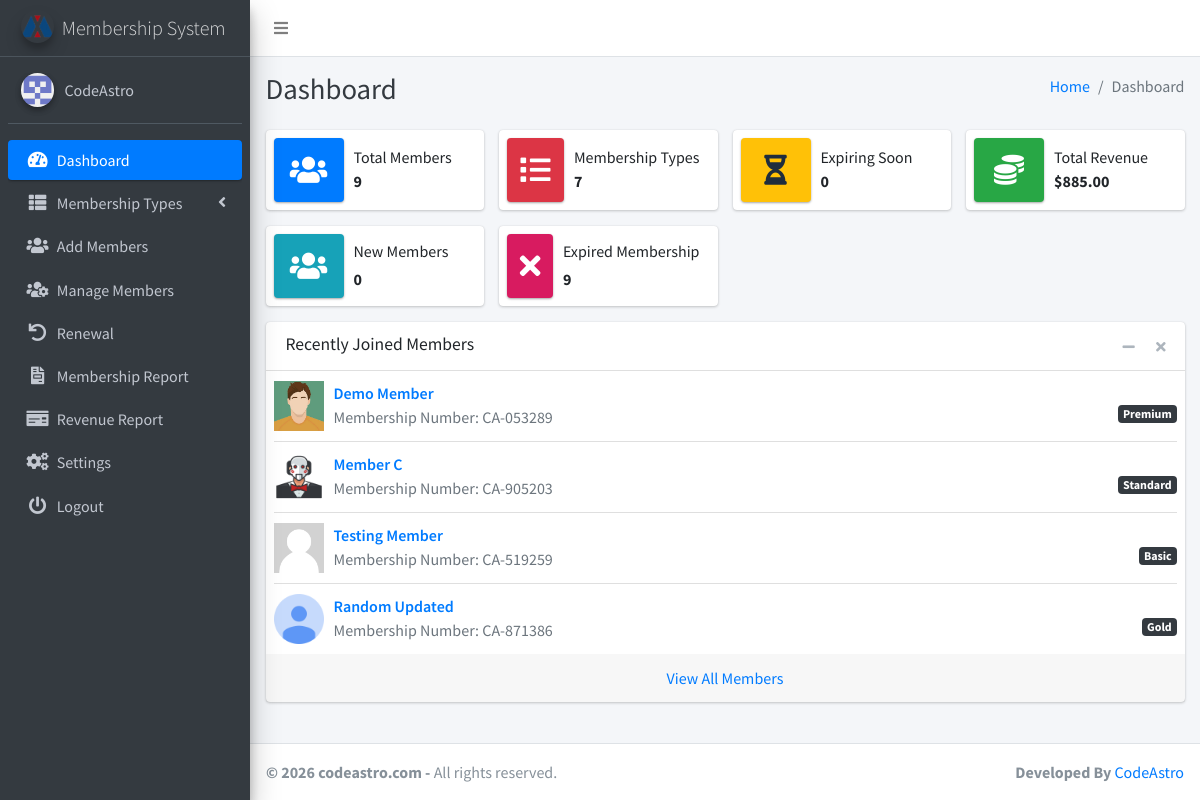
/dashboard.php (signed in), run on the app's committed database.
### tables this page shows
CREATE TABLE IF NOT EXISTS `settings` (
`id` int(11) NOT NULL,
  `system_name` varchar(255) NOT NULL,
  `logo` varchar(255) NOT NULL,
  `currency` varchar(50) NOT NULL
);

CREATE TABLE IF NOT EXISTS `members` (
`id` int(11) NOT NULL,
  `fullname` varchar(255) NOT NULL,
  `dob` date NOT NULL,
  `gender` varchar(10) NOT NULL,
  `contact_number` varchar(20) NOT NULL,
  `email` varchar(255) NOT NULL,
  `address` varchar(255) NOT NULL,
  `country` varchar(255) NOT NULL,
  `postcode` varchar(20) NOT NULL,
  `occupation` varchar(255) NOT NULL,
  `membership_type` int(11) NOT NULL,
  `membership_number` varchar(20) NOT NULL,
  `created_at` timestamp NOT NULL DEFAULT CURRENT_TIMESTAMP,
  `photo` varchar(255) NOT NULL,
  `expiry_date` date DEFAULT NULL
);

CREATE TABLE IF NOT EXISTS `membership_types` (
`id` int(11) NOT NULL,
  `type` varchar(255) NOT NULL,
  `amount` int(11) NOT NULL
);

### dashboard.php (the view, shortened to what this page needs)
<?php
include('includes/config.php');
function getTotalMembersCount()
{
    global $conn;
    $totalMembersQuery = "SELECT COUNT(*) AS totalMembers FROM members";
    $totalMembersResult = $conn->query($totalMembersQuery);
    if ($totalMembersResult->num_rows > 0) {
        $totalMembersRow = $totalMembersResult->fetch_assoc();
        return $totalMembersRow['totalMembers'];
    } else {
        return 0;
    }
}
function getTotalMembershipTypesCount()
{
    global $conn;
    $totalMembershipTypesQuery = "SELECT COUNT(*) AS totalMembershipTypes FROM membership_types";
    $totalMembershipTypesResult = $conn->query($totalMembershipTypesQuery);
    if ($totalMembershipTypesResult->num_rows > 0) {
        $totalMembershipTypesRow = $totalMembershipTypesResult->fetch_assoc();
        return $totalMembershipTypesRow['totalMembershipTypes'];
    } else {
        return 0;
    }
}
function getExpiringSoonCount()
{
    global $conn;
    $expiringSoonQuery = "SELECT COUNT(*) AS expiringSoon FROM members WHERE expiry_date BETWEEN CURDATE() AND CURDATE() + INTERVAL 7 DAY";
    $expiringSoonResult = $conn->query($expiringSoonQuery);
    if ($expiringSoonResult->num_rows > 0) {
        $expiringSoonRow = $expiringSoonResult->fetch_assoc();
        return $expiringSoonRow['expiringSoon'];
    } else {
        return 0;
    }
}
function getTotalRevenueWithCurrency()
{
    global $conn;
    $currencyQuery = "SELECT currency FROM settings LIMIT 1";
    $currencyResult = $conn->query($currencyQuery);
    if ($currencyResult->num_rows > 0) {
        $currencyRow = $currencyResult->fetch_assoc();
        $currencySymbol = $currencyRow['currency'];
    } else {
        $currencySymbol = '$';
    }
    $totalRevenueQuery = "SELECT SUM(total_amount) AS totalRevenue FROM renew";
    $totalRevenueResult = $conn->query($totalRevenueQuery);
    if ($totalRevenueResult->num_rows > 0) {
        $totalRevenueRow = $totalRevenueResult->fetch_assoc();
        $totalRevenue = $totalRevenueRow['totalRevenue'];
    } else {
        $totalRevenue = 0;
    }
    return $currencySymbol . number_format($totalRevenue, 2);
}
function getNewMembersCount() {
  global $conn;
  $twentyFourHoursAgo = time() - (24 * 60 * 60);
  $newMembersQuery = "SELECT COUNT(*) AS newMembersCount FROM members WHERE created_at >= FROM_UNIXTIME($twentyFourHoursAgo)";
  $newMembersResult = $conn->query($newMembersQuery);
  if ($newMembersResult) {
      $row = $newMembersResult->fetch_assoc();
      return $row['newMembersCount'];
  } else {
      return 0;
  }
}
function displayNewMembersCount() {
  $newMembersCount = getNewMembersCount();
  echo "<span class='info-box-number'>$newMembersCount</span>";
}
function getExpiredMembersCount() {
  global $conn;
  $expiredMembersQuery = "SELECT COUNT(*) AS expiredMembersCount FROM members WHERE (expiry_date IS NULL OR expiry_date < NOW())";
  $expiredMembersResult = $conn->query($expiredMembersQuery);
  if ($expiredMembersResult) {
      $row = $expiredMembersResult->fetch_assoc();
      return $row['expiredMembersCount'];
  } else {
      return 0;
  }
}
function displayExpiredMembersCount() {
  $expiredMembersCount = getExpiredMembersCount();
  echo "<span class='info-box-number'>$expiredMembersCount</span>";
}
?>
<?php include('includes/header.php');?>
<body class="hold-transition sidebar-mini layout-fixed layout-navbar-fixed layout-footer-fixed">
<div class="wrapper">
  <?php include('includes/nav.php');?>
 <?php include('includes/sidebar.php');?>
  <div class="content-wrapper">
  <?php include('includes/pagetitle.php');?>
    <section class="content">
      <div class="container-fluid">
        <div class="row">
          <div class="col-12 col-sm-6 col-md-3">
            <div class="info-box">
              <span class="info-box-icon bg-primary elevation-1"><i class="fas fa-users"></i></span>
              <div class="info-box-content">
                <span class="info-box-text">Total Members</span>
                <span class="info-box-number">
                <?php echo getTotalMembersCount(); ?>
                </span>
              </div>
            </div>
          </div>
          <div class="col-12 col-sm-6 col-md-3">
            <div class="info-box mb-3">
              <span class="info-box-icon bg-danger elevation-1"><i class="fas fa-list"></i></span>
              <div class="info-box-content">
                <span class="info-box-text">Membership Types</span>
                <span class="info-box-number"><?php echo getTotalMembershipTypesCount(); ?></span>
              </div>
            </div>
          </div>
          <div class="col-12 col-sm-6 col-md-3">
            <div class="info-box mb-3">
              <span class="info-box-icon bg-warning elevation-1"><i class="fas fa-hourglass-half"></i></span>
              <div class="info-box-content">
                <span class="info-box-text">Expiring Soon</span>
                <span class="info-box-number"><?php echo getExpiringSoonCount(); ?></span>
              </div>
            </div>
          </div>
          <div class="col-12 col-sm-6 col-md-3">
            <div class="info-box mb-3">
              <span class="info-box-icon bg-success elevation-1"><i class="fas fa-coins"></i></span>
              <div class="info-box-content">
                <span class="info-box-text">Total Revenue</span>
                <span class="info-box-number"><?php echo getTotalRevenueWithCurrency(); ?></span>
              </div>
            </div>
          </div>
        </div>
        <div class="row">
        <div class="col-12 col-sm-6 col-md-3">
            <div class="info-box mb-3">
              <span class="info-box-icon bg-info elevation-1"><i class="fas fa-users"></i></span>
              <div class="info-box-content">
                <span class="info-box-text">New Members</span>
                <span class="info-box-number"><?php displayNewMembersCount(); ?></span>
              </div>
            </div>
          </div>
          <div class="col-12 col-sm-6 col-md-3">
            <div class="info-box mb-3">
              <span class="info-box-icon bg-maroon elevation-1"><i class="fas fa-times"></i></span>
              <div class="info-box-content">
                <span class="info-box-text">Expired Membership</span>
                <span class="info-box-number"><?php displayExpiredMembersCount(); ?></span>
              </div>
            </div>
          </div>
        </div>
        <div class="row">
          <div class="col-md-12">
            <?php
            $recentMembersQuery = "SELECT * FROM members ORDER BY created_at DESC LIMIT 4";
            $recentMembersResult = $conn->query($recentMembersQuery);
            ?>
          <div class="card">
              <div class="card-header">
            <h3 class="card-title">Recently Joined Members</h3>
            <div class="card-tools">
            <button type="button" class="btn btn-tool" data-card-widget="collapse">
                <i class="fas fa-minus"></i>
            </button>
            <button type="button" class="btn btn-tool" data-card-widget="remove">
                <i class="fas fa-times"></i>
            </button>
        </div>
    </div>
    <div class="card-body p-0">
        <ul class="products-list product-list-in-card pl-2 pr-2">
            <?php
            while ($row = $recentMembersResult->fetch_assoc()) {
                echo '<li class="item">';
                echo '<div class="product-img">';
                  if (!empty($row['photo'])) {
                    $photoPath = 'uploads/member_photos/' . $row['photo'];
                    echo '<img src="' . $photoPath . '" alt="Member Photo" class="img-size-50">';
                } else {
                    echo '<img src="uploads/member_photos/default.jpg" alt="Default Photo" class="img-size-50">';
                }
                echo '</div>';
                echo '<div class="product-info">';
                echo '<a href="javascript:void(0)" class="product-title">' . $row['fullname'] . '</a>';
                echo '<span class="product-description">';
                echo '<span class="badge badge-dark float-right">' . getMembershipTypeName($row['membership_type']) . '</span>';
                echo 'Membership Number: ' . ($row['membership_number']);
                echo '</span>';
                echo '</div>';
                echo '</li>';
            }
            ?>
        </ul>
    </div>
    <div class="card-footer text-center">
        <a href="manage_members.php" class="uppercase">View All Members</a>
    </div>
</div>
<?php
function getMembershipTypeName($membershipTypeId)
{
    global $conn;
    $membershipTypeQuery = "SELECT type FROM membership_types WHERE id = $membershipTypeId";
    $membershipTypeResult = $conn->query($membershipTypeQuery);
    if ($membershipTypeResult->num_rows > 0) {
        $membershipTypeRow = $membershipTypeResult->fetch_assoc();
        return $membershipTypeRow['type'];
    } else {
        return 'Unknown';
    }
}
?>
          </div>
        </div>
      </div>
    </section>
  </div>
  <footer class="main-footer">
    <strong> &copy; <?php echo date('Y');?> codeastro.com</a> -</strong>
    All rights reserved.
    <div class="float-right d-none d-sm-inline-block">
      <b>Developed By</b> <a href="https://codeastro.com/">CodeAstro</a>
    </div>
  </footer>
</div>
</body>
</html>

### includes/sidebar.php (shortened to what this page needs)
<?php
$current_page = basename($_SERVER['PHP_SELF']);
?>
 <aside class="main-sidebar sidebar-dark-primary elevation-4">
    <a href="" class="brand-link">
    <img src="<?php echo getLogoUrl(); ?>" alt="Logo" class="brand-image img-circle elevation-3" style="opacity: .8">
    <span class="brand-text font-weight-light"><?php echo getSystemName(); ?></span>
</a>
<?php
function getSystemName()
{
    global $conn;
    $systemNameQuery = "SELECT system_name FROM settings";
    $systemNameResult = $conn->query($systemNameQuery);
    if ($systemNameResult->num_rows > 0) {
        $systemNameRow = $systemNameResult->fetch_assoc();
        return $systemNameRow['system_name'];
    } else {
        return 'CodeAstro';
    }
}
function getLogoUrl()
{
    global $conn;
    $logoQuery = "SELECT logo FROM settings";
    $logoResult = $conn->query($logoQuery);
    if ($logoResult->num_rows > 0) {
        $logoRow = $logoResult->fetch_assoc();
        return $logoRow['logo'];
    } else {
        return 'dist/img/AdminLTELogo.png';
    }
}
?>
    <div class="sidebar">
      <div class="user-panel mt-3 pb-3 mb-3 d-flex">
        <div class="image">
          <img src="dist/img/2382414.png" class="img-circle elevation-2" alt="User Image">
        </div>
        <div class="info">
          <a href="#" class="d-block">CodeAstro</a>
        </div>
      </div>
      <nav class="mt-2">
        <ul class="nav nav-pills nav-sidebar flex-column" data-widget="treeview" role="menu" data-accordion="false">
          <li class="nav-item">
            <a href="dashboard.php" class="nav-link <?php echo ($current_page == 'dashboard.php') ? 'active' : ''; ?>">
              <i class="nav-icon fas fa-tachometer-alt"></i>
              <p>
                Dashboard
              </p>
            </a>
          </li>
          <li class="nav-item has-treeview">
            <a href="#" class="nav-link <?php echo ($current_page == 'add_type.php' || $current_page == 'view_type.php' || $current_page == 'edit_type.php') ? 'active' : ''; ?>">
              <i class="nav-icon fas fa-th-list"></i>
              <p>
                Membership Types
                <i class="fas fa-angle-left right"></i>
              </p>
            </a>
          </li>
          <li class="nav-item">
            <a href="add_members.php" class="nav-link <?php echo ($current_page == 'add_members.php') ? 'active' : ''; ?>">
              <i class="nav-icon fas fa-users"></i>
              <p>Add Members</p>
            </a>
          </li>
          <li class="nav-item">
            <a href="manage_members.php" class="nav-link <?php echo ($current_page == 'manage_members.php' || $current_page == 'edit_member.php' || $current_page == 'memberProfile.php') ? 'active' : ''; ?>">
              <i class="nav-icon fas fa-users-cog"></i>
              <p>Manage Members</p>
            </a>
          </li>
          <li class="nav-item">
            <a href="list_renewal.php" class="nav-link <?php echo ($current_page == 'list_renewal.php' || $current_page == 'renew.php') ? 'active' : ''; ?>">
            <i class="nav-icon fas fa-undo"></i>
              <p>Renewal</p>
            </a>
          </li>
          <li class="nav-item">
            <a href="report.php" class="nav-link <?php echo ($current_page == 'report.php') ? 'active' : ''; ?>">
              <i class="nav-icon fas fa-file-invoice"></i>
              <p>Membership Report</p>
            </a>
          </li>
          <li class="nav-item">
            <a href="revenue_report.php" class="nav-link <?php echo ($current_page == 'revenue_report.php') ? 'active' : ''; ?>">
              <i class="nav-icon fas fa-money-check"></i>
              <p>Revenue Report</p>
            </a>
          </li>
          <li class="nav-item">
            <a href="settings.php" class="nav-link <?php echo ($current_page == 'settings.php') ? 'active' : ''; ?>">
              <i class="nav-icon fas fa-cogs"></i>
              <p>Settings</p>
            </a>
          </li>
          <li class="nav-item">
            <a href="logout.php" class="nav-link <?php echo ($current_page == 'logout.php') ? 'active' : ''; ?>">
              <i class="nav-icon fas fa-power-off"></i>
              <p>Logout</p>
            </a>
          </li>
        </ul>
      </nav>
    </div>
  </aside>

### data on the page
settings: logo (picture), system_name "Membership System"
members: photo (picture), fullname "Demo Member", membership_type.type "Premium", membership_number "CA-053289"
members: photo (picture), fullname "Member C", membership_type.type "Standard", membership_number "CA-905203"
members: photo (placeholder picture), fullname "Testing Member", membership_type.type "Basic", membership_number "CA-519259"
members: photo (picture), fullname "Random Updated", membership_type.type "Gold", membership_number "CA-871386"

### other printed values
$pageTitle "Dashboard"
getTotalMembersCount() "9"
getTotalMembershipTypesCount() "7"
getExpiringSoonCount() "0"
getTotalRevenueWithCurrency() "$885.00"
$newMembersCount "0"
$expiredMembersCount "9"
